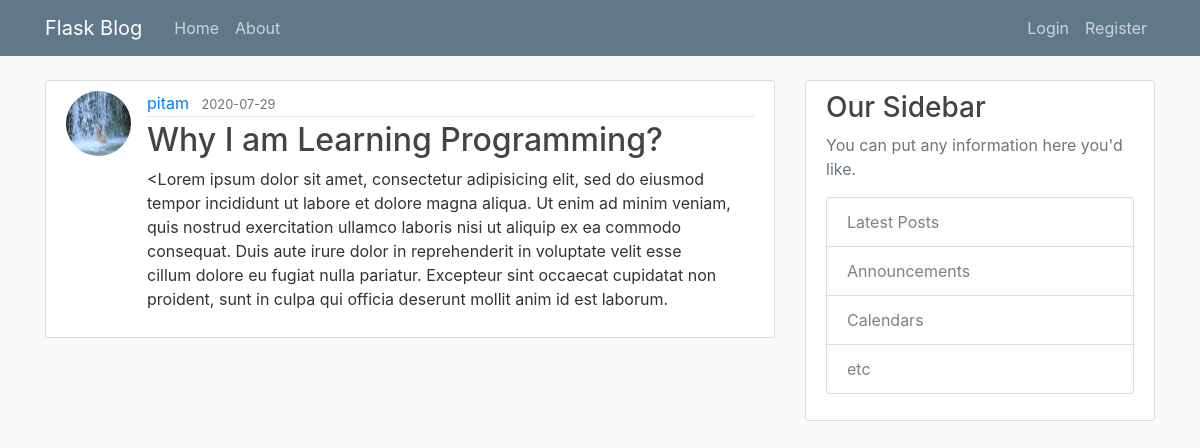
/post/15, run on the app's committed database.
### flaskblog/models.py (models this page shows, shortened)
class User(db.Model, UserMixin):
	id = db.Column(db.Integer, primary_key = True)
	username = db.Column(db.String(20), unique = True, nullable = False)
	email = db.Column(db.String(120), unique = True, nullable = False)
	image_file = db.Column(db.String(20), nullable = False, default = 'default.jpg')
	password = db.Column(db.String(60), nullable = False)
	posts = db.relationship('Post', backref = 'author', lazy = True)

class Post(db.Model):
	id = db.Column(db.Integer, primary_key = True)
	title = db.Column(db.String(200), nullable = False)
	date_posted = db.Column(db.DateTime, nullable = False, default = datetime.utcnow)
	content = db.Column(db.Text, nullable = False)
	user_id = db.Column(db.Integer, db.ForeignKey('user.id'), nullable = False)

### flaskblog/posts/routes.py (the view)
@posts.route('/post/<int:post_id>')
def post(post_id):
	post = Post.query.get_or_404(post_id)
	return render_template('post.html', title = post.title, post = post, legend = 'New Post')

### flaskblog/templates/post.html (shortened to what this page needs)
{% extends 'layout.html' %}
{% block content %}
	<article class="media content-section">
		<img class="rounded-circle article-img" src="{{ url_for('static', filename = 'profile_pics/' + post.author.image_file) }}">
	  <div class="media-body">
	    <div class="article-metadata">
	      <a class="mr-2" href="#">{{ post.author.username }}</a>
	      <small class="text-muted">{{ post.date_posted.strftime('%Y-%m-%d') }}</small>
	    </div>
	    <h2 class="article-title">{{ post.title }}</h2>
	    <p class="article-content">{{ post.content }}</p>
	  </div>
	</article>
{% endblock %}

### flaskblog/static/main.css (style rules this page uses)
body { background: #fafafa; color: #333333; margin-top: 5rem; }
h1, h2, h3, h4, h5, h6 { color: #444444; }
.content-section { background: #ffffff; padding: 10px 20px; border: 1px solid #dddddd; border-radius: 3px; margin-bottom: 20px; }
.article-title { color: #444444; }
.article-content { white-space: pre-line; }
.article-img { height: 65px; width: 65px; margin-right: 16px; }
.article-metadata { padding-bottom: 1px; margin-bottom: 4px; border-bottom: 1px solid #e3e3e3 }

### data on the page
User: image_file (picture), author.username "pitam"
Post: date_posted "2020-07-29", title "Why I am Learning Programming?", content "<Lorem ipsum dolor sit amet, consectetur adipisicing elit, sed do eiusmod tempor incididunt ut labore et dolore magna aliqua. Ut enim ad minim veniam, quis nostrud exercitation ullamco laboris nisi ut aliquip ex ea commodo consequat. Duis aute irure dolor in reprehenderit in voluptate velit esse cillum dolore eu fugiat nulla pariatur. Excepteur sint occaecat cupidatat non proident, sunt in culpa qui officia deserunt mollit anim id est laborum."
